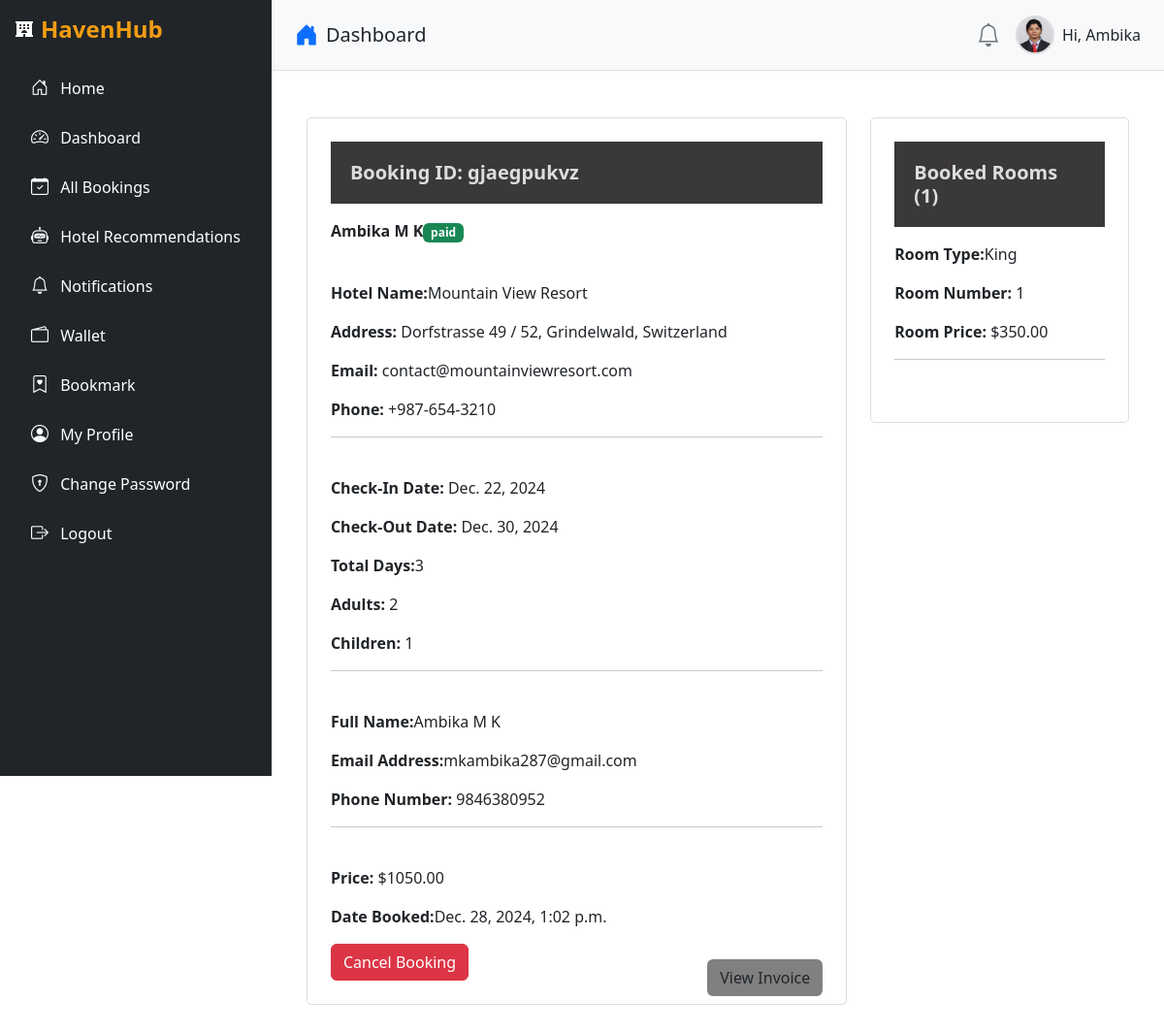
The page /dashboard/booking-detail/gjaegpukvz/ (signed in) on the database its author committed.
### userauths/models.py (models this page shows, shortened)
class Profile(models.Model):
    pid=ShortUUIDField(length=7,max_length=25,alphabet='abcdefghijklmnopqrstuvwxyz123')
    image=models.FileField(upload_to='image',default="default.jpg",null=True,blank=True)
    user=models.OneToOneField(User,on_delete=models.CASCADE)
    full_name = models.CharField(max_length=500,null=True,blank=True)
    phone = models.CharField(max_length=100,null=True,blank=True)
    gender = models.CharField(max_length=20,choices=GENDER,default="Other")
    country = models.CharField(max_length=100,null=True,blank=True)
    city = models.CharField(max_length=100,null=True,blank=True)
    state = models.CharField(max_length=100,null=True,blank=True)
    address = models.CharField(max_length=1000,null=True,blank=True)
    identity_type = models.CharField(max_length=200,choices=IDENTITY_TYPE,null=True,blank=True)
    identity_img = models.FileField(upload_to='image',default="id.jpg",null=True,blank=True)
    facebook=models.URLField(null=True,blank=True)
    twitter=models.URLField(null=True,blank=True)
    wallet=models.DecimalField(max_digits=10,decimal_places=2,default=0.00)
    verified=models.BooleanField(default=False)
    date=models.DateTimeField(auto_now_add=True)
    class Meta:
        ordering=['-date']

class User(AbstractUser):
    full_name = models.CharField(max_length=500,null=True,blank=True)
    username=models.CharField(max_length=500,unique=True)
    email = models.EmailField(max_length=500,unique=True)
    phone = models.CharField(max_length=100,null=True,blank=True)
    gender = models.CharField(max_length=20,choices=GENDER,default="Other")
    otp=models.CharField(max_length=100,null=True,blank=True)
    USERNAME_FIELD='email'
    REQUIRED_FIELDS = ['username']

### hotel/models.py (models this page shows, shortened)
class Booking(models.Model):
    user=models.ForeignKey(User,on_delete=models.SET_NULL,null=True,blank=True)
    payment_status=models.CharField(max_length=100,choices=PAYMENT_STATUS)
    coupons = models.ManyToManyField("hotel.Coupon",blank=True)
    full_name=models.CharField(max_length=1000)
    email=models.EmailField(max_length=1000)
    phone=models.CharField(max_length=1000)
    hotel=models.ForeignKey(Hotel,on_delete=models.SET_NULL,null=True,blank=True)
    room_type=models.ForeignKey(RoomType,on_delete=models.SET_NULL,null=True,blank=True)
    room=models.ManyToManyField(Room)
    before_discount=models.DecimalField(max_digits=12,decimal_places=2,default=0.00)
    total=models.DecimalField(max_digits=12,decimal_places=2,default=0.00)
    saved=models.DecimalField(max_digits=12,decimal_places=2,default=0.00)
    check_in_date=models.DateField()
    check_out_date=models.DateField()
    total_days=models.PositiveIntegerField(default=0)
    num_adults=models.PositiveIntegerField(default=1)
    num_children=models.PositiveIntegerField(default=0)
    checked_in=models.BooleanField(default=False)
    checked_out=models.BooleanField(default=False)
    is_active=models.BooleanField(default=False)
    checked_in_tracker=models.BooleanField(default=False)
    checked_out_tracker=models.BooleanField(default=False)
    bid=ShortUUIDField(unique=True,length=10,max_length=20,alphabet='abcdefghijklmnopqrstuvwxyz')
    date=models.DateTimeField(auto_now_add=True)
    stripe_payment_intent = models.CharField(max_length=1000,null=True,blank=True)
    success_id=ShortUUIDField(length=10,max_length=20,alphabet='abcdefghijklmnopqrstuvwxyz')
    booking_id=ShortUUIDField(unique=True,length=10,max_length=20,alphabet='abcdefghijklmnopqrstuvwxyz')
    is_cancelled = models.BooleanField(default=False)

class Hotel(models.Model):
    user = models.ForeignKey(User, on_delete=models.SET_NULL, null=True)
    name=models.CharField(max_length=100)
    description=CKEditor5Field(null=True,blank=True,config_name='extends')
    image=models.FileField(upload_to="hotel_gallery")
    address=models.CharField(max_length=200)
    mobile=models.CharField(max_length=200)
    email=models.EmailField(max_length=100)
    status=models.CharField(max_length=20,choices=HOTEL_STATUS,default="Live")
    tags=TaggableManager(blank=True)
    views=models.IntegerField(default=0)
    featured=models.BooleanField(default=False)
    hid=ShortUUIDField(unique=True,length=10,max_length=20,alphabet='abcdefghijklmnopqrstuvwxyz')
    slug=models.SlugField(unique=True)
    date=models.DateTimeField(auto_now_add=True)
    def hotel_gallery(self):
        return HotelGallery.objects.filter(hotel=self)

class Room(models.Model):
    hotel=models.ForeignKey(Hotel,on_delete=models.CASCADE)
    room_type=models.ForeignKey(RoomType,on_delete=models.CASCADE)
    room_number=models.CharField(max_length=1000)
    is_avaliable=models.BooleanField(default=True)
    rtid=ShortUUIDField(unique=True,length=10,max_length=20,alphabet='abcdefghijklmnopqrstuvwxyz')
    date=models.DateTimeField(auto_now_add=True)
    class Meta:
        verbose_name_plural="Rooms"

class RoomType(models.Model):
    hotel=models.ForeignKey(Hotel,on_delete=models.CASCADE)
    type=models.CharField(max_length=10)
    price=models.DecimalField(max_digits=12,decimal_places=2,default=0.00)
    number_of_beds=models.PositiveIntegerField(default=0)
    room_capacity=models.PositiveIntegerField(default=0)
    rtid=ShortUUIDField(unique=True,length=10,max_length=20,alphabet='abcdefghijklmnopqrstuvwxyz')
    slug=models.SlugField(unique=True)
    date=models.DateTimeField(auto_now_add=True)
    class Meta:
        verbose_name_plural="Room Type"

### user_dashboard/views.py (the view)
# urls.py: path("booking-detail/<booking_id>/",views.booking_detail,name="booking_detail"),
@login_required
def booking_detail(request,booking_id):
    profile= Profile.objects.get(user=request.user)
    booking = Booking.objects.get(booking_id=booking_id,user=request.user,payment_status="paid")
    context={
        "booking":booking,
        "Profile":profile,
    }
    return render(request,"user_dashboard/booking_detail.html",context)

### templates/user_dashboard/booking_detail.html (shortened to what this page needs)
{% extends 'partials/dashboard_base.html' %}
{% block content %}
    <link href="https://cdnjs.cloudflare.com/ajax/libs/bootstrap/5.3.0/css/bootstrap.min.css" rel="stylesheet">
    <link href="https://cdnjs.cloudflare.com/ajax/libs/bootstrap-icons/1.10.5/font/bootstrap-icons.min.css" rel="stylesheet">
</head>
<body>
    <div class="container mt-4">
        <div class="row">
            <div class="col-lg-8">
                <div class="detail-container">
                    <h5 class="section-title">Booking ID: {{booking.booking_id}}</h5>
                    <p><strong>{{booking.full_name|title}}</strong><span class="badge bg-success"> {{booking.payment_status}}</span></p><br>
                    <p><strong>Hotel Name:</strong>{{booking.hotel.name}}</p>
                    <p><strong>Address:</strong> {{booking.hotel.address}}</p>
                    <p><strong>Email:</strong> {{booking.hotel.email}}</p>
                    <p><strong>Phone:</strong> {{booking.hotel.mobile}}</p><hr><br>
                    <p><strong>Check-In Date:</strong> {{booking.check_in_date}}</p>
                    <p><strong>Check-Out Date:</strong> {{booking.check_out_date}}</p>
                    <p><strong>Total Days:</strong>{{booking.total_days}}</p>
                    <p><strong>Adults:</strong> {{booking.num_adults}}</p>
                    <p><strong>Children:</strong> {{booking.num_children}}</p><hr><br>
                    <p><strong>Full Name:</strong>{{booking.full_name}}</p>
                    <p><strong>Email Address:</strong>{{booking.email}}</p>
                    <p><strong>Phone Number:</strong> {{booking.phone}}</p><hr><br>
                    <p><strong>Price:</strong> ${{booking.total}}</p>
                    <p><strong>Date Booked:</strong>{{booking.date}}</p>
                    <a href="{% url 'hotel:generate_invoice' booking.booking_id %}"><button class="btn  view-invoice" style="float:right; background-color: gray;">View Invoice</button></a>
                    {% if not booking.is_cancelled %}
<div class="booking-actions">
    <a href="{% url 'user_dashboard:cancel_booking' booking.booking_id %}" class="btn btn-danger">
        Cancel Booking
    </a>
</div>
{% else %}
<div class="alert alert-info">
    This booking has been cancelled.
</div>
{% endif %}
                </div>
            </div>
            <div class="col-lg-4">
                <div class="detail-container">
                    <h5 class="section-title">Booked Rooms ({{booking.room.all.count}})</h5>
                    {% for r in booking.room.all %}
                    <div class="mb-3">
                        <p><strong>Room Type:</strong>{{r.room_type.type}}</p>
                        <p><strong>Room Number:</strong> {{r.room_number}}</p>
                        <p><strong>Room Price:</strong> ${{r.room_type.price}}</p>
                    </div><hr><br>
                    {% endfor %}
                </div>
                </div>
            </div>
        </div>
    </div>
</body>
{% endblock content %}

### templates/partials/dashboard_base.html (shortened to what this page needs)
{% load static %}
<!DOCTYPE html>
<html lang="en">
<head>
    <link rel="stylesheet" href="https://cdn.jsdelivr.net/npm/bootstrap@5.3.0/dist/css/bootstrap.min.css">
    <link href="https://cdnjs.cloudflare.com/ajax/libs/bootstrap-icons/1.10.5/font/bootstrap-icons.min.css" rel="stylesheet">
</head>
<body>
    <div class="d-flex">
        {% include "partials/dashboard_sidebar.html" %}
        <div class="flex-grow-1">
            <header class="d-flex justify-content-between align-items-center px-4 py-3 border-bottom">
                <div class="d-flex align-items-center">
                    <i class="bi bi-house-door-fill me-2 fs-4 text-primary"></i>
                    <h1 class="h5 mb-0">Dashboard</h1>
                </div>
                <div class="d-flex align-items-center">
                    <i class="bi bi-bell fs-4 text-secondary me-3"></i>
                    <div class="d-flex align-items-center">
                        <img src="{{ Profile.image.url }}" alt="User Photo" class="rounded-circle" width="40" height="40">
                        <span class="ms-2">Hi, {{ request.user.username }}</span>
                    </div>
                </div>
            </header>
            <main class="p-4">
                {% block content %}
                {% endblock content %}
</body>
</html>

### templates/partials/dashboard_base.html (style rules this page uses)
body { font-family: 'Arial', sans-serif; }
header { background-color: #f8f9fa; }
header h1 { font-size: 20px; }
header img { border: 2px solid #ddd; }

### templates/user_dashboard/booking_detail.html (style rules this page uses)
.section-title { font-weight: bold; font-size: 1.25rem; margin-bottom: 1rem; background-color: rgb(59, 56, 56); padding: 20px; color: #ddd; }
.detail-container { border: 1px solid #ddd; border-radius: 5px; padding: 1.5rem; margin-bottom: 1.5rem; }
.view-invoice { margin-top: 1rem; }

### rows shown on the page
Profile: image (picture)
User: user.username "Ambika"
Booking: booking_id "gjaegpukvz", full_name "Ambika M K", payment_status "paid", hotel.name "Mountain View Resort", hotel.address "Dorfstrasse 49 / 52, Grindelwald, Switzerland", hotel.email "contact@mountainviewresort.com", hotel.mobile "+987-654-3210", check_in_date "Dec. 22, 2024", check_out_date "Dec. 30, 2024", total_days "3", num_adults "2", num_children "1", email "mkambika287@gmail.com", phone "9846380952", total "1050.00", date "Dec. 28, 2024, 1:02 p.m.", room.all.count "1"
Room: room_type.type "King", room_number "1", room_type.price "350.00"
